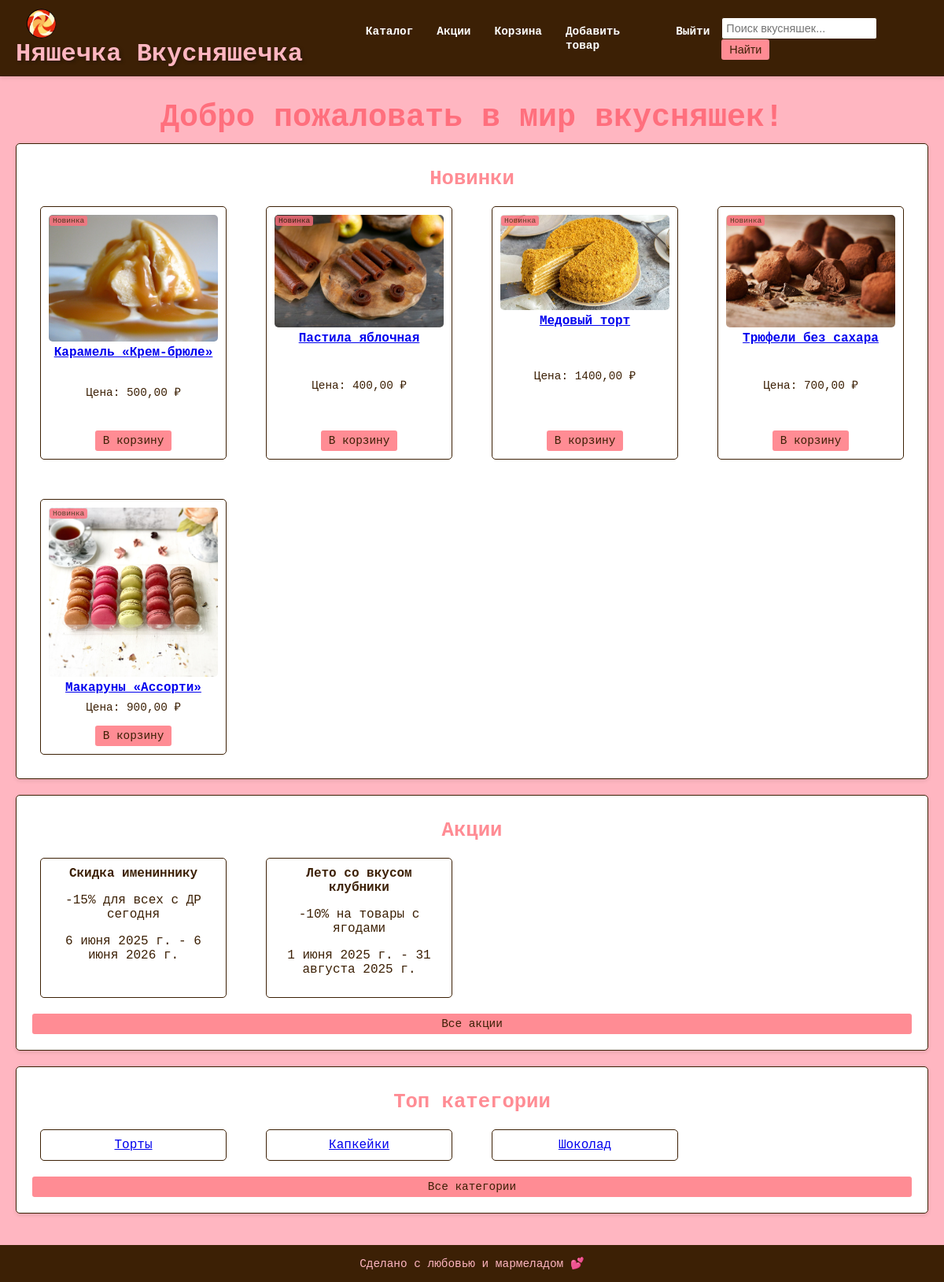
Before: /shop/ (signed in) with the older database file.
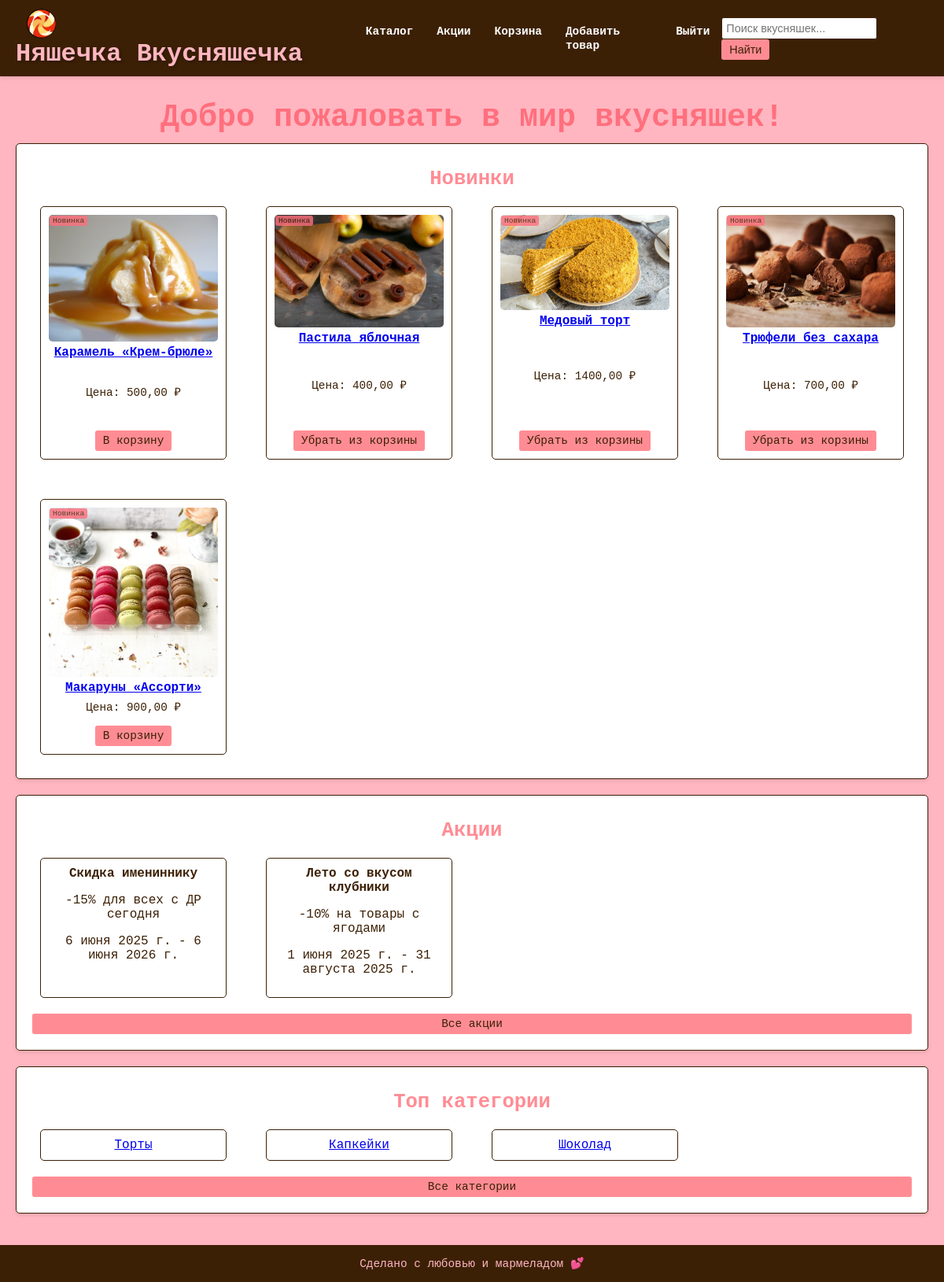
After: the same page with the newer database file.
### shop/models.py (models this page shows, shortened)
class Product(models.Model):
    name = models.CharField(max_length=200, verbose_name="Название")
    description = models.TextField(blank=True, verbose_name="Описание")
    price = models.DecimalField(max_digits=10, decimal_places=2, verbose_name="Цена")
    category = models.ForeignKey(Category, on_delete=models.CASCADE, related_name='products', verbose_name="Категория")
    store = models.ForeignKey(Store, on_delete=models.CASCADE, related_name='products', verbose_name="Магазин")
    created_at = models.DateTimeField(auto_now_add=True, verbose_name="Дата добавления")
    is_available = models.BooleanField(default=True, verbose_name="В наличии")
    image = models.CharField(max_length=200, blank=True, null=True, verbose_name="Изображение")
    class Meta:
        verbose_name = "Товар"
        verbose_name_plural = "Товары"

class Promotion(models.Model):
    title = models.CharField(max_length=200, verbose_name="Название")
    description = models.TextField(blank=True, verbose_name="Описание")
    start_date = models.DateField(verbose_name="Дата начала")
    end_date = models.DateField(verbose_name="Дата окончания")
    discount = models.DecimalField(max_digits=5, decimal_places=2, default=0.00, verbose_name="Скидка (%)")
    class Meta:
        verbose_name = "Акция"
        verbose_name_plural = "Акции"

class Category(models.Model):
    name = models.CharField(max_length=100, verbose_name="Название")
    description = models.TextField(blank=True, verbose_name="Описание")
    class Meta:
        verbose_name = "Категория"
        verbose_name_plural = "Категории"

### shop/views.py (the view)
# urls.py: path('', views.home, name='home'),
def home(request):
    now = timezone.now()
    recent_date = now - timedelta(days=30)
    new_products = Product.objects.filter(is_available=True).order_by('-created_at')[:5]
    active_promotions = Promotion.objects.filter(
        start_date__lte=now.date(),
        end_date__gte=now.date()
    ).order_by('-start_date')[:5]
    top_categories = Category.objects.annotate(
        product_count=Count('products')
    ).filter(product_count__gt=0).order_by('-product_count')[:3]
    if top_categories.count() < 3:
        random_categories = list(Category.objects.exclude(id__in=top_categories.values_list('id', flat=True)))
        random.shuffle(random_categories)
        top_categories = list(top_categories) + random_categories[:3 - top_categories.count()]
    form = SearchForm(request.GET or None)
    search_results = []
    if form.is_valid() and form.cleaned_data['query']:
        query = form.cleaned_data['query']
        search_results = Product.objects.filter(
            Q(name__icontains=query) | Q(description__icontains=query)
        ).distinct()
    products_with_cart = []
    for product in new_products:
        products_with_cart.append({
            'product': product,
            'in_cart': CartItem.objects.filter(user=request.user, product=product).exists() if request.user.is_authenticated else False,
            'is_new': product.created_at > recent_date,
        })
    return render(request, 'shop/home.html', {
        'new_products': products_with_cart,
        'active_promotions': active_promotions,
        'top_categories': top_categories,
        'form': form,
        'search_results': search_results,
        'recent_date': recent_date,
    })

### shop/forms.py
class SearchForm(forms.Form):
    query = forms.CharField(max_length=100, required=False, label='Поиск', widget=forms.TextInput(attrs={'placeholder': 'Поиск вкусняшек...'}))

### shop/templates/shop/home.html (shortened to what this page needs)
{% extends 'shop/base.html' %}
{% load static %}
{% block content %}
<div class="welcome-message">Добро пожаловать в мир вкусняшек!</div>
<div class="widget">
    <h3>Новинки</h3>
    <ol class="product-grid">
        {% for item in new_products %}
            <li class="product-card">
                <div class="image-container">
                    {% if item.product.id == 1 %}
                        <img src="{% static 'images/products/1.jpg' %}" alt="{{ item.product.name }}" class="item-image">
                    {% elif item.product.id == 2 %}
                        <img src="{% static 'images/products/2.jpg' %}" alt="{{ item.product.name }}" class="item-image">
                    {% elif item.product.id == 3 %}
                        <img src="{% static 'images/products/3.jpg' %}" alt="{{ item.product.name }}" class="item-image">
                    {% elif item.product.id == 4 %}
                        <img src="{% static 'images/products/4.jpg' %}" alt="{{ item.product.name }}" class="item-image">
                    {% elif item.product.id == 5 %}
                        <img src="{% static 'images/products/5.jpg' %}" alt="{{ item.product.name }}" class="item-image">
                    {% elif item.product.id == 6 %}
                        <img src="{% static 'images/products/6.jpg' %}" alt="{{ item.product.name }}" class="item-image">
                    {% elif item.product.id == 7 %}
                        <img src="{% static 'images/products/7.jpg' %}" alt="{{ item.product.name }}" class="item-image">
                    {% elif item.product.id == 8 %}
                        <img src="{% static 'images/products/8.jpg' %}" alt="{{ item.product.name }}" class="item-image">
                    {% elif item.product.id == 9 %}
                        <img src="{% static 'images/products/9.jpg' %}" alt="{{ item.product.name }}" class="item-image">
                    {% elif item.product.id == 10 %}
                        <img src="{% static 'images/products/10.jpg' %}" alt="{{ item.product.name }}" class="item-image">
                    {% else %}
                        <img src="{% static 'images/logo.png' %}" alt="Нет изображения" class="item-image">
                    {% endif %}
                    {% if item.is_new %}
                        <span class="product-tag">Новинка</span>
                    {% endif %}
                </div>
                <div class="item-info">
                    <a href="{% url 'shop:product_detail' item.product.id %}">
                        <strong>{{ item.product.name }}</strong>
                    </a>
                    <p>Цена: {{ item.product.price }} ₽</p>
                    {% if user.is_authenticated %}
                        <a href="{% url 'shop:add_to_cart' item.product.id %}" class="cart-btn">
                            {% if item.in_cart %}Убрать из корзины{% else %}В корзину{% endif %}
                        </a>
                    {% else %}
                        <button class="cart-btn" disabled>В корзину</button>
                    {% endif %}
                </div>
            </li>
        {% empty %}
            <li>Пока нет новинок.</li>
        {% endfor %}
    </ol>
</div>
<div class="widget">
    <h3>Акции</h3>
    <ol class="promotion-grid">
        {% for promotion in active_promotions %}
            <li class="promotion-card">
                <strong>{{ promotion.title }}</strong>
                <p>{{ promotion.description }}</p>
                <p>{{ promotion.start_date }} - {{ promotion.end_date }}</p>
            </li>
        {% empty %}
            <li>Пока нет акций.</li>
        {% endfor %}
    </ol>
    <a href="{% url 'shop:promotions' %}" class="action-btn">Все акции</a>
</div>
<div class="widget">
    <h3>Топ категории</h3>
    <ol class="category-grid">
        {% for category in top_categories %}
            <li class="category-card">
                <a href="{% url 'shop:catalog' %}?category={{ category.id }}">{{ category.name }}</a>
            </li>
        {% empty %}
            <li>Пока нет категорий.</li>
        {% endfor %}
    </ol>
    <a href="{% url 'shop:catalog' %}" class="action-btn">Все категории</a>
</div>
{% endblock %}

### shop/templates/shop/base.html (shortened to what this page needs)
{% load static %}
<!DOCTYPE html>
<html lang="ru">
<head>
    <link rel="stylesheet" href="{% static 'shop/css/style.css' %}">
</head>
<body>
    <header>
        <nav>
            <a href="{% url 'shop:home' %}">
                <img src="{% static 'images/logo.png' %}" alt="Логотип" class="logo">
                <h1>Няшечка Вкусняшечка</h1>
            </a>
            <ul>
                <li><a href="{% url 'shop:catalog' %}">Каталог</a></li>
                <li><a href="{% url 'shop:promotions' %}">Акции</a></li>
                {% if user.is_authenticated %}
                    <li><a href="{% url 'shop:cart_list' %}">Корзина</a></li>
                    <li><a href="{% url 'shop:product_create' %}">Добавить товар</a></li>
                    <li><a href="{% url 'account_logout' %}">Выйти</a></li>
                {% else %}
                    <li><a href="{% url 'account_login' %}">Войти</a></li>
                    <li><a href="{% url 'account_signup' %}">Регистрация</a></li>
                {% endif %}
            </ul>
            <form class="search-form" method="get" action="{% url 'shop:search' %}">
                <input type="text" name="query" placeholder="Поиск вкусняшек..." required>
                <button type="submit">Найти</button>
            </form>
        </nav>
    </header>
    <div class="container">
        {% block content %}
        {% endblock %}
    </div>
    <footer>
        <p>Сделано с любовью и мармеладом 💕</p>
    </footer>
</body>
</html>

### shop/static/shop/css/style.css (style rules this page uses)
html { height: 100%; }
body { font-family: monospace; font-size: 16px; margin: 0; padding: 0; background-color: #ffb6c1; color: #3c2005; min-height: 100vh; display: flex; flex-direction: column; }
header { background-color: #3c2005; padding: 10px 0; box-shadow: 0 2px 5px rgba(0,0,0,0.1); }
header h1 { margin: 0; font-size: 2em; color: #ffb6c1; text-shadow: 2px 2px 4px rgba(0,0,0,0.3); display: inline-block; vertical-align: middle; font-weight: bold; }
header img.logo { height: 40px; vertical-align: middle; margin-right: 10px; float: left; }
nav { display: flex; align-items: center; max-width: 1400px; margin: 0 auto; padding: 0 20px; }
nav ul { list-style: none; padding: 0; margin: 0; display: flex; flex-grow: 1; }
nav ul li { margin: 0 15px; }
nav ul li a { color: #ffffff; text-decoration: none; font-weight: bold; font-size: 0.9em; }
.search-form { margin-left: auto; }
.search-form input { padding: 5px; border: 1px solid #3c2005; border-radius: 3px; font-size: 0.9em; }
.search-form button { padding: 5px 10px; background-color: #ff8c94; color: #3c2005; border: none; border-radius: 3px; cursor: pointer; font-size: 0.9em; }
.container { max-width: 1400px; margin: 0 auto; padding: 20px; flex: 1; }
.welcome-message { font-size: 2.5em; color: #ff6f7d; text-align: center; margin: 10px 0; font-weight: bold; }
.widget { background-color: #fff; padding: 20px; margin-bottom: 20px; border-radius: 5px; box-shadow: 0 2px 5px rgba(0,0,0,0.1); border: 1px solid #3c2005; text-align: center; }
.widget h3 { margin: 0; padding: 10px 0; color: #ff8c94; font-size: 1.6em; font-weight: bold; }
.product-grid, .category-grid, .promotion-grid { list-style: none; padding: 0; display: grid; grid-template-columns: repeat(auto-fill, minmax(200px, 1fr)); gap: 30px; justify-content: center; margin: 0 auto; }
.product-card { background-color: #fff; padding: 10px; margin: 10px; border: 1px solid #3c2005; border-radius: 5px; text-align: center; position: relative; display: flex; flex-direction: column; justify-content: space-between; min-height: 300px; }
.category-card, .promotion-card { background-color: #fff; padding: 10px; margin: 10px; border: 1px solid #3c2005; border-radius: 5px; text-align: center; }
.product-card strong, .promotion-card strong, .category-card a { font-size: 1em; }
.image-container { position: relative; }
.item-image { max-width: 100%; height: auto; border-radius: 5px; }
.item-info { flex-grow: 1; display: flex; flex-direction: column; justify-content: space-between; }
.item-info p { margin: 5px 0; font-size: 0.9em; }
.action-btn, .cart-btn { display: block; margin: 10px auto 0; padding: 5px 10px; background-color: #ff8c94; color: #3c2005; text-decoration: none; border-radius: 3px; text-align: center; font-size: 0.9em; }
.product-tag { position: absolute; top: 1px; left: 1px; background-color: #ff6f7d; color: #3c2005; padding: 1px 4px; border-radius: 3px; font-size: 0.6em; z-index: 10; opacity: 0.8; }
footer { background-color: #3c2005; text-align: center; padding: 15px 0; color: #ffb6c1; margin-top: auto; }
footer p { margin: 0; font-size: 0.9em; }

Changed rows visible on the page:
changed Product "Пастила яблочная": text "В корзину" → "Убрать из корзины"
changed Product "Медовый торт": text "В корзину" → "Убрать из корзины"
changed Product "Трюфели без сахара": text "В корзину" → "Убрать из корзины"
